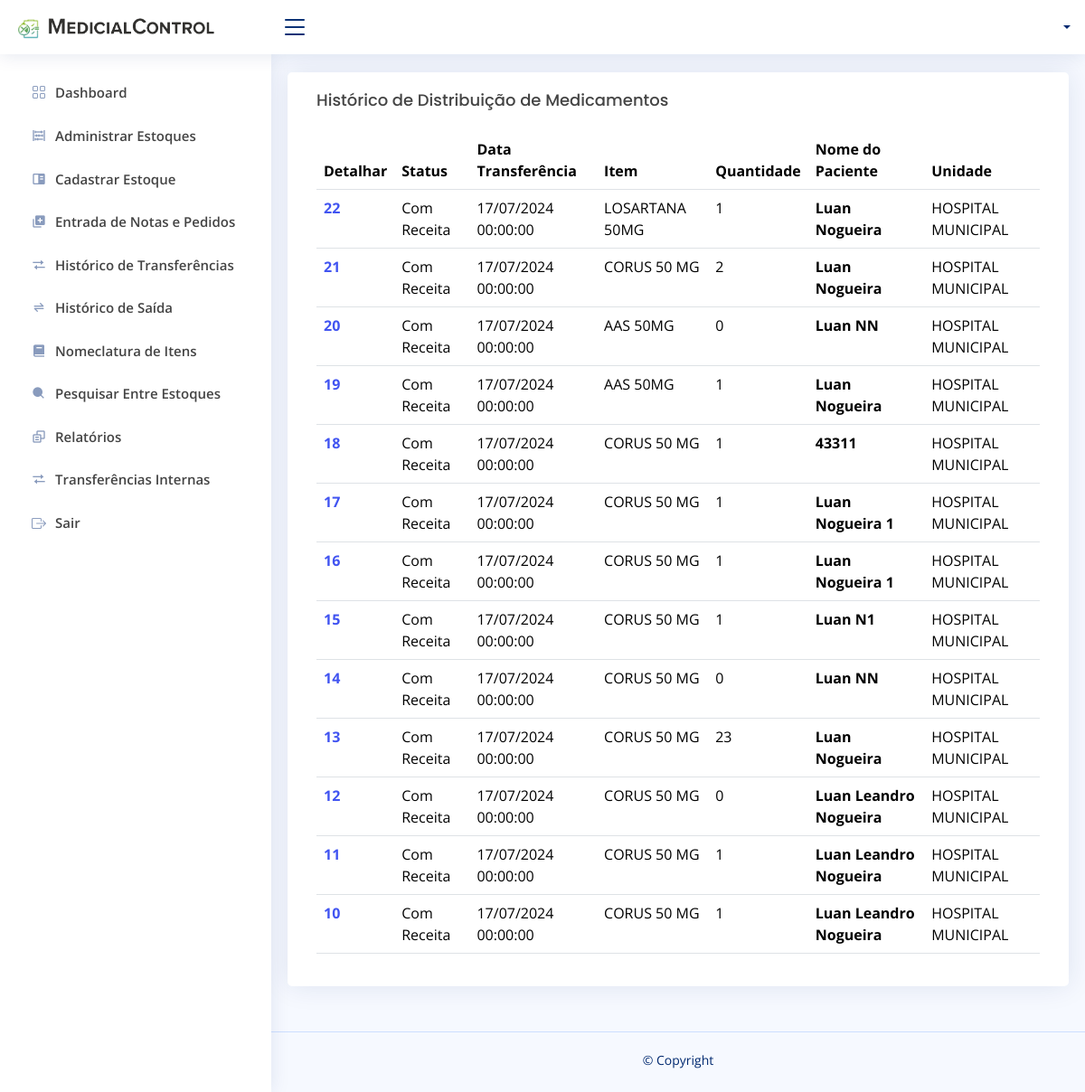
The page /historicoDeSaida.php on the database as committed earlier.
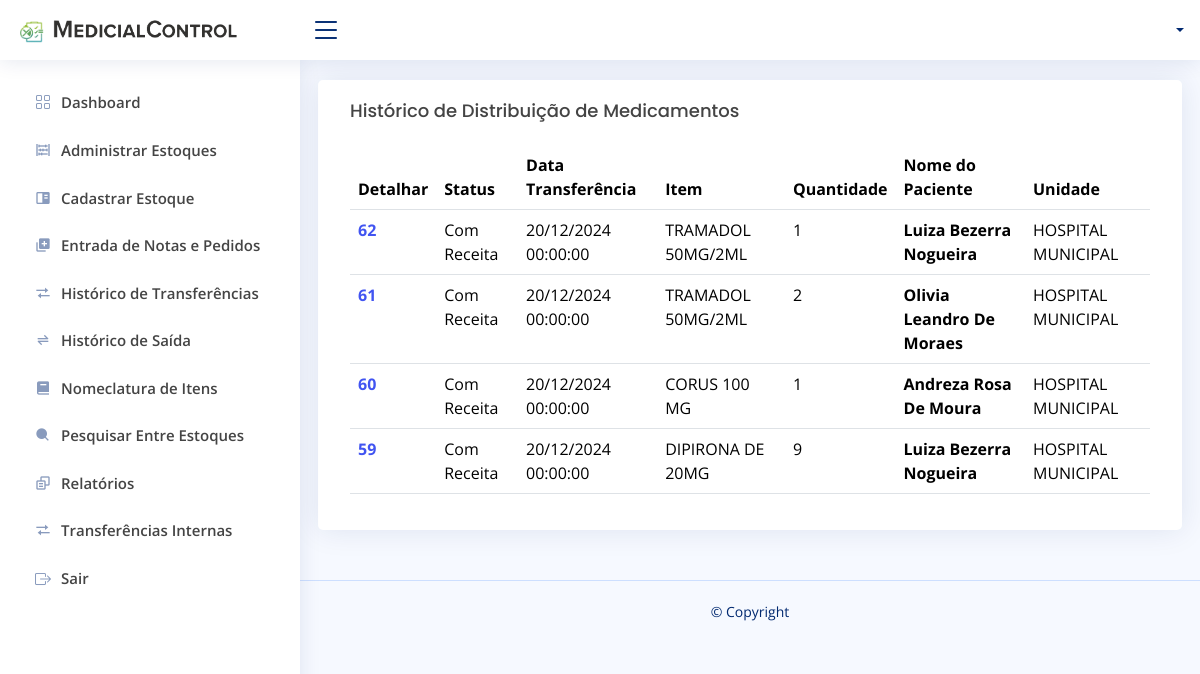
The same page on the database as committed later.
### tables this page shows
CREATE TABLE `tb_saida` (
  `id_saida` int(11) NOT NULL,
  `status_receita_saida` varchar(20) NOT NULL,
  `id_remedio_saida` int(11) NOT NULL,
  `remedio_saida` varchar(220) NOT NULL,
  `quantidade_saida` int(11) NOT NULL,
  `sus_saida` varchar(220) NOT NULL,
  `nome_paciente_saida` varchar(220) NOT NULL,
  `n_receita_saida` varchar(100) NOT NULL,
  `observacao_saida` text NOT NULL,
  `sessao_saida` varchar(100) NOT NULL,
  `data_saida` datetime NOT NULL,
  `estoque_saida` int(11) NOT NULL
);

CREATE TABLE `tb_estoques` (
  `id_estoque` int(11) NOT NULL,
  `nome_estoque` varchar(140) NOT NULL
);

### controladores/Classes.php (called while the page is built, shortened)
<?php
class Saida
{
    private $conexao;
    public function __construct()
    {
        $this->conexao = new Conexao();
    }
    public function chamaSaida()
    {
        $conn = $this->conexao->Conectar();
        $query = "SELECT
        s.id_saida,
        s.status_receita_saida,
        s.id_remedio_saida,
        s.remedio_saida,
        s.quantidade_saida,
        s.sus_saida,
        s.nome_paciente_saida,
        s.n_receita_saida,
        s.observacao_saida,
        s.sessao_saida,
        s.data_saida,
        s.estoque_saida,
        e.nome_estoque
    FROM
        tb_saida s
    JOIN
        tb_estoques e ON s.estoque_saida = e.id_estoque
    ORDER BY
        s.id_saida DESC ";
        $stmt = $conn->prepare($query);
        $stmt->execute();
        $r = [];
        while ($retorno = $stmt->fetch(PDO::FETCH_ASSOC)) {
            $r[] = $retorno;
        };
        return $r;
    }
}

### historicoDeSaida.php (the view, shortened to what this page needs)
<?php
  include "controladores/Controller.php";
  include "controladores/Classes.php";
  $func = new Saida;
  $retorno = $func->chamaSaida();
?>
<!DOCTYPE html>
<html lang="pt-br">
<head>
</head>
<body>
  <header id="header" class="header fixed-top d-flex align-items-center">
    <nav class="header-nav ms-auto">
      <ul class="d-flex align-items-center">
        <?php echo Perfil() ?>
      </ul>
    </nav>
  </header>
  <aside id="sidebar" class="sidebar">
    <?php echo sideBar()?>
  </aside>
  <main id="main" class="main">
    <section class="section">
      <div class="row">
      <div class="card">
            <div class="card-body">
              <h5 class="card-title">Histórico de Distribuição de Medicamentos</h5>
              <table class="table datatable">
                <thead>
                  <tr>
                    <th>Detalhar</th>
                    <th>Status</th>
                    <th>Data Transferência</th>
                    <th>Item</th>
                    <th>Quantidade</th>
                    <th>Nome do Paciente</th>
                    <th>Unidade</th>
                  </tr>
                </thead>
                <tbody>
                 <?php foreach ($retorno as $r) { ?>
                  <tr>
                    <td>
                      <strong>
                        <a href="detalhaSaida.php?id=<?=$r['id_saida']?>"><?=$r['id_saida'] ?></a>
                      </strong>
                    </td>
                    <td><?=$r['status_receita_saida'] ?></td>
                    <td><?= date('d/m/Y H:i:s' , strtotime($r['data_saida'])) ?></td>
                    <td><?=$r['remedio_saida'] ?></td>
                    <td><?=$r['quantidade_saida'] ?></td>
                    <td>
                      <strong><?=$r['nome_paciente_saida'] ?></strong>
                    </td>
                    <td><?=$r['nome_estoque']?></td>
                  </tr>
                 <?php } ?>
                </tbody>
              </table>
            </div>
      </div>
      </div>
    </section>
  </main>
  <footer id="footer" class="footer">
    <div class="copyright">
      &copy; Copyright <strong><span></span></strong>
    </div>
    <div class="credits">
    </div>
  </footer>
</body>
</html>

Rows that differ between the two databases and show on the page:
removed tb_saida: id_saida "22", status_receita_saida "Com Receita", data_saida "17/07/2024 00:00:00", remedio_saida "LOSARTANA 50MG", quantidade_saida "1", nome_paciente_saida "Luan Nogueira", estoque_saida.nome_estoque "HOSPITAL MUNICIPAL"
removed tb_saida: id_saida "21", status_receita_saida "Com Receita", data_saida "17/07/2024 00:00:00", remedio_saida "CORUS 50 MG", quantidade_saida "2", nome_paciente_saida "Luan Nogueira", estoque_saida.nome_estoque "HOSPITAL MUNICIPAL"
removed tb_saida: id_saida "20", status_receita_saida "Com Receita", data_saida "17/07/2024 00:00:00", remedio_saida "AAS 50MG", quantidade_saida "0", nome_paciente_saida "Luan NN", estoque_saida.nome_estoque "HOSPITAL MUNICIPAL"
removed tb_saida: id_saida "19", status_receita_saida "Com Receita", data_saida "17/07/2024 00:00:00", remedio_saida "AAS 50MG", quantidade_saida "1", nome_paciente_saida "Luan Nogueira", estoque_saida.nome_estoque "HOSPITAL MUNICIPAL"
removed tb_saida: id_saida "18", status_receita_saida "Com Receita", data_saida "17/07/2024 00:00:00", remedio_saida "CORUS 50 MG", quantidade_saida "1", nome_paciente_saida "43311", estoque_saida.nome_estoque "HOSPITAL MUNICIPAL"
removed tb_saida: id_saida "17", status_receita_saida "Com Receita", data_saida "17/07/2024 00:00:00", remedio_saida "CORUS 50 MG", quantidade_saida "1", nome_paciente_saida "Luan Nogueira 1", estoque_saida.nome_estoque "HOSPITAL MUNICIPAL"
removed tb_saida: id_saida "16", status_receita_saida "Com Receita", data_saida "17/07/2024 00:00:00", remedio_saida "CORUS 50 MG", quantidade_saida "1", nome_paciente_saida "Luan Nogueira 1", estoque_saida.nome_estoque "HOSPITAL MUNICIPAL"
removed tb_saida: id_saida "15", status_receita_saida "Com Receita", data_saida "17/07/2024 00:00:00", remedio_saida "CORUS 50 MG", quantidade_saida "1", nome_paciente_saida "Luan N1", estoque_saida.nome_estoque "HOSPITAL MUNICIPAL"
removed tb_saida: id_saida "14", status_receita_saida "Com Receita", data_saida "17/07/2024 00:00:00", remedio_saida "CORUS 50 MG", quantidade_saida "0", nome_paciente_saida "Luan NN", estoque_saida.nome_estoque "HOSPITAL MUNICIPAL"
removed tb_saida: id_saida "13", status_receita_saida "Com Receita", data_saida "17/07/2024 00:00:00", remedio_saida "CORUS 50 MG", quantidade_saida "23", nome_paciente_saida "Luan Nogueira", estoque_saida.nome_estoque "HOSPITAL MUNICIPAL"
removed tb_saida: id_saida "12", status_receita_saida "Com Receita", data_saida "17/07/2024 00:00:00", remedio_saida "CORUS 50 MG", quantidade_saida "0", nome_paciente_saida "Luan Leandro Nogueira", estoque_saida.nome_estoque "HOSPITAL MUNICIPAL"
removed tb_saida: id_saida "11", status_receita_saida "Com Receita", data_saida "17/07/2024 00:00:00", remedio_saida "CORUS 50 MG", quantidade_saida "1", nome_paciente_saida "Luan Leandro Nogueira", estoque_saida.nome_estoque "HOSPITAL MUNICIPAL"
removed tb_saida: id_saida "10", status_receita_saida "Com Receita", data_saida "17/07/2024 00:00:00", remedio_saida "CORUS 50 MG", quantidade_saida "1", nome_paciente_saida "Luan Leandro Nogueira", estoque_saida.nome_estoque "HOSPITAL MUNICIPAL"
added tb_saida: id_saida "62", status_receita_saida "Com Receita", data_saida "20/12/2024 00:00:00", remedio_saida "TRAMADOL 50MG/2ML", quantidade_saida "1", nome_paciente_saida "Luiza Bezerra Nogueira", estoque_saida.nome_estoque "HOSPITAL MUNICIPAL"
added tb_saida: id_saida "61", status_receita_saida "Com Receita", data_saida "20/12/2024 00:00:00", remedio_saida "TRAMADOL 50MG/2ML", quantidade_saida "2", nome_paciente_saida "Olivia Leandro De Moraes", estoque_saida.nome_estoque "HOSPITAL MUNICIPAL"
added tb_saida: id_saida "60", status_receita_saida "Com Receita", data_saida "20/12/2024 00:00:00", remedio_saida "CORUS 100 MG", quantidade_saida "1", nome_paciente_saida "Andreza Rosa De Moura", estoque_saida.nome_estoque "HOSPITAL MUNICIPAL"
added tb_saida: id_saida "59", status_receita_saida "Com Receita", data_saida "20/12/2024 00:00:00", remedio_saida "DIPIRONA DE 20MG", quantidade_saida "9", nome_paciente_saida "Luiza Bezerra Nogueira", estoque_saida.nome_estoque "HOSPITAL MUNICIPAL"
